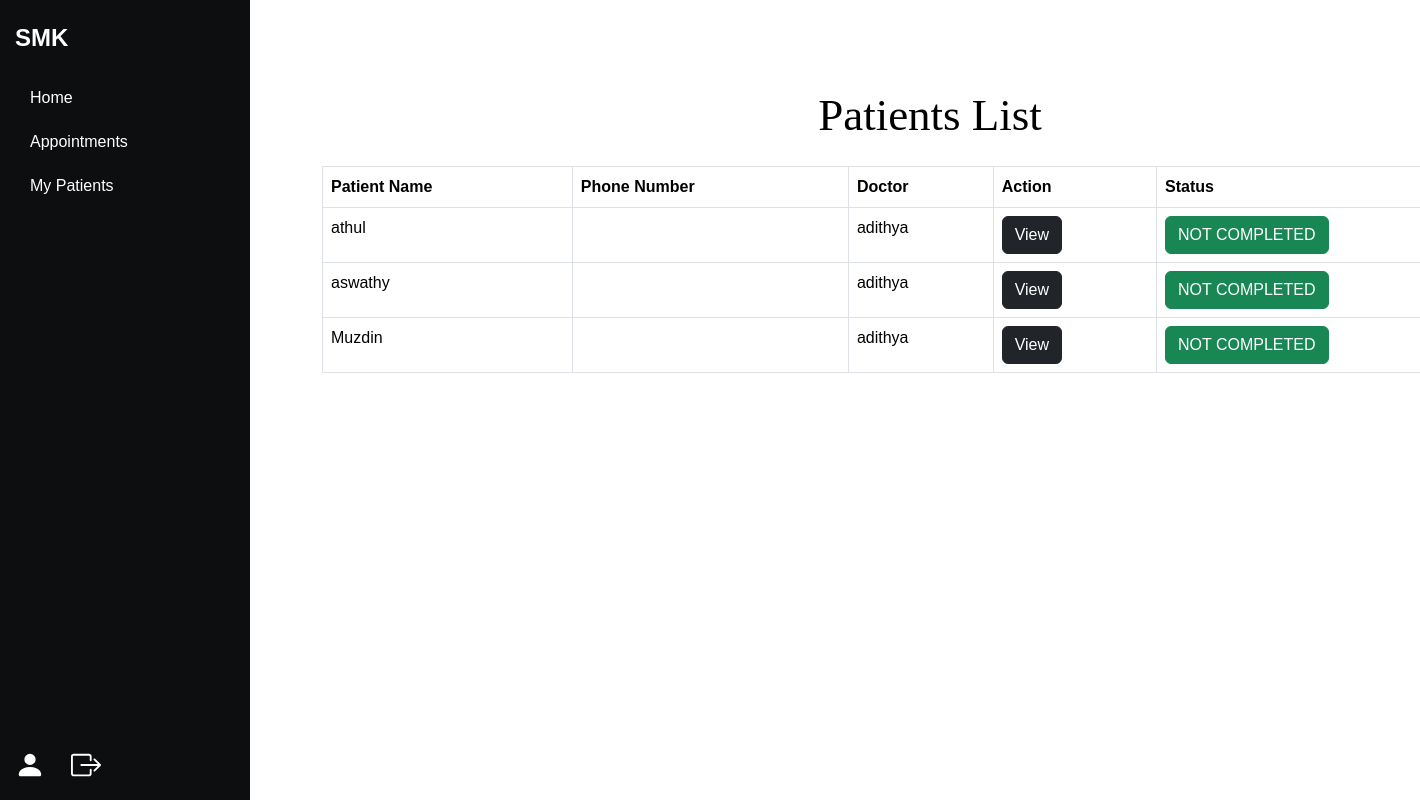
Before: /my_patients (signed in) with the older database file.
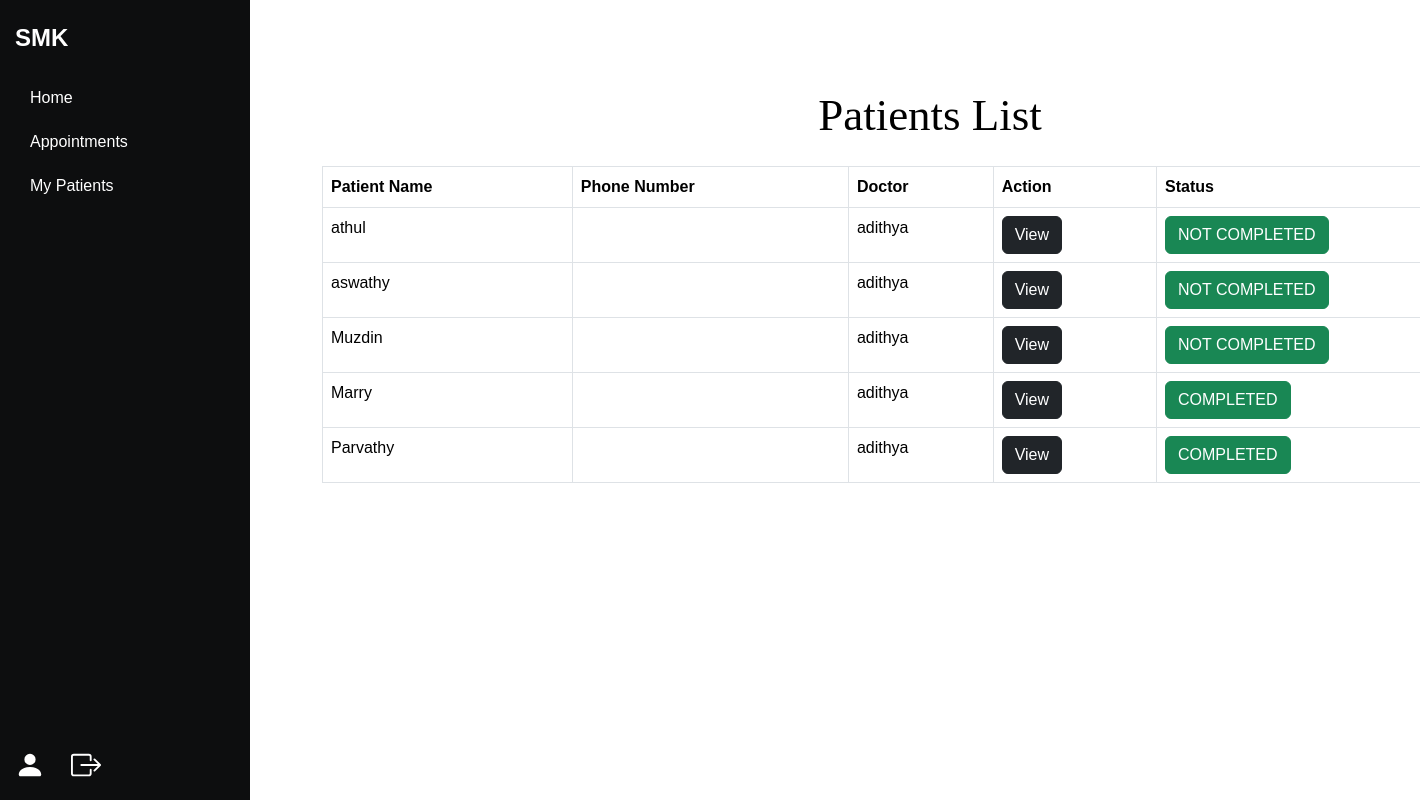
After: the same page with the newer database file.
### app/models.py (models this page shows)
class PatientConsultation(models.Model):
    doctor = models.ForeignKey(CustomUser, on_delete=models.CASCADE, related_name='consultations_as_doctor')
    user_id = models.ForeignKey(CustomUser,on_delete=models.CASCADE, related_name='consultations_as_patient')
    name = models.CharField(max_length=100)
    age = models.IntegerField(validators=[MinValueValidator(0), MaxValueValidator(120)])
    height = models.IntegerField(null=True, validators=[MinValueValidator(0)])
    weight = models.IntegerField(validators=[MinValueValidator(0)])
    state = models.CharField(max_length=100)
    condition = models.TextField()
    medicine = models.TextField()
    created_at = models.DateTimeField(auto_now_add=True)
    status = models.CharField(null=True,blank=True,max_length=100)
    fees = models.DecimalField(max_digits=10, decimal_places=2, default=0.00)
    def __str__(self):
        return self.name

class CustomUser(AbstractUser):
    Phonenumber=models.IntegerField(null=True,blank=True,unique=True)
    Age=models.IntegerField(null=True,blank=True)
    Address=models.CharField(null=True,blank=True,max_length=100)
    DOB=models.DateField(null=True,blank=True)
    usertype=models.CharField(max_length=200)
    Image = models.FileField(null=True, blank=True)

### app/views.py (the view)
# urls.py: path('my_patients',views.my_patients,name='my_patients'),
def my_patients(request):
    data = CustomUser.objects.get(id=request.user.id)
    consultation1 = PatientConsultation.objects.filter(doctor=data)
    print(consultation1)
    return render(request,'doctors/my_patients.html', {'consultation': consultation1})

### template/doctors/my_patients.html (shortened to what this page needs)
{% extends 'doctors/doctor_home.html' %}
{% block content %}
{% load static %}
<div class="container mt-5">
    <h2 class="text-center mb-4">Patients List</h2>
    <table class="table table-bordered table-hover">
        <thead class="thead-dark">
            <tr>
                <th>Patient Name</th>
                <th>Phone Number</th>
                <th>Doctor</th>
                <th>Action</th>
                <th>Status</th>
            </tr>
        </thead>
        <tbody>
            {% for i in consultation %}
            <tr>
                <td>{{ i.name }}</td>
                <td>{{ i.phone }}</td>
                <td>{{ i.doctor.username }}</td>
                <td>
                    <button type="submit" class="btn btn-dark"><a href="{% url 'patient_history' id=i.id %}">View</a></button>
                </td>
                <td>
                    <button class="btn btn-success">{{ i.status }}</button>
                </td>
            </tr>
            {% endfor %}
        </tbody>
    </table>
</div>
{% endblock %}

Changed rows visible on the page:
added PatientConsultation: name "Marry", doctor.username "adithya", status "COMPLETED"
added PatientConsultation: name "Parvathy", doctor.username "adithya", status "COMPLETED"
